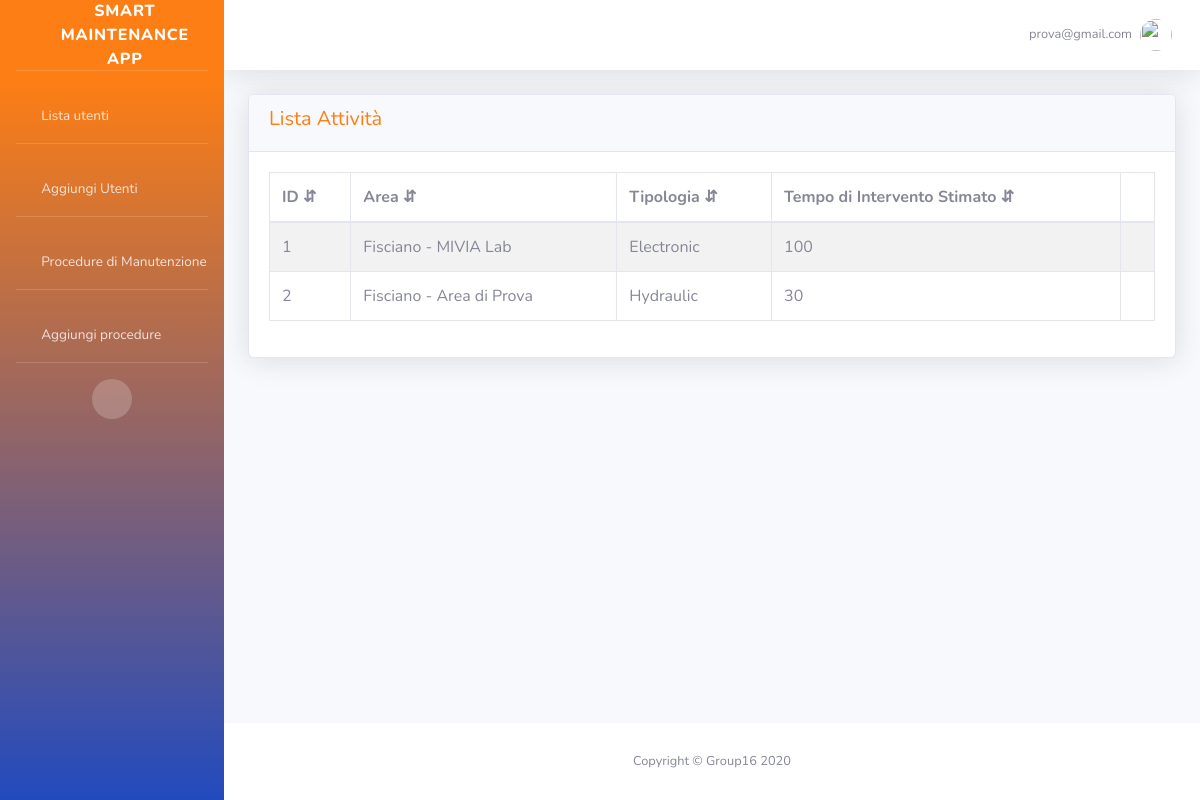
The app's page /planner/home/ (signed in) with its own data.
### portal/models.py (models this page shows, shortened)
class Activity(models.Model):
    activity_type = models.CharField(max_length=20, choices = [
        ('Planned', 'Planned'),
        ('Unplanned', 'Unplanned'),
        ('Extra', 'Extra'),
    ])
    factory_site = models.CharField(max_length=20)
    factory_area = models.CharField(max_length=20)
    activity_typology = models.CharField(max_length=20, choices = [
        ('Electrical', 'Electrical'),
        ('Electronic', 'Electronic'),
        ('Hydraulic', 'Hydraulic'),
        ('Mechanical', 'Mechanical'),
    ])
    activity_description = models.TextField()
    estimation_time = models.PositiveIntegerField()
    interruptible = models.BooleanField(default=False)
    materials = models.TextField(blank=True, null=True)
    week = models.IntegerField(default=1, validators=[MaxValueValidator(52), MinValueValidator(1)])
    workspace_notes = models.TextField(blank=True, null=True)

### portal/view_planner_activity.py (the view)
# urls.py: path('planner/home/', login_required(view_planner_activity.PlannerView.as_view()), name='planner_home'),
class PlannerView(PlannerCheck, generic.ListView):
    model = Activity
    template_name = 'portal/planner/planner_home.html'
    context_object_name = 'activity_list'
    def get_queryset(self):
        return super().get_queryset().order_by('pk')
    '''def get_queryset(self):

        self.activity = get_object_or_404(Activity, name=self.kwargs['week'])
        return Activity.objects.filter(week=self.week)'''

### portal/view_planner_activity.py (called while the page is built)
    def test_func(self):
        return (self.request.user.profile.user_type=='Planner')

### portal/templates/portal/planner/planner_home.html (shortened to what this page needs)
{% extends 'base.html' %} {% block content %}
<div class="card shadow mb-4">
    <div class="card-header">
        <h5 class="font-weight-normal text-primary">Lista Attività</h5>
    </div>
    <div class="card-body">
        <div class="table-responsive">
            <table class="table table-bordered table-striped" id="dataTable" width="100%" cellspacing="0">
                <thead>
                    <th>ID ⇵</th>
                    <th>Area ⇵</th>
                    <th>Tipologia ⇵</th>
                    <th>Tempo di Intervento Stimato ⇵</th>
                    <th></th>
                </thead>
                <tbody>
                    {% for activity in activity_list %}
                    <tr>
                        <td>{{ activity.pk}}</td>
                        <td>{{ activity.factory_site}} - {{ activity.factory_area}}</td>
                        <td>{{ activity.activity_typology}}</td>
                        <td>{{ activity.estimation_time}}</td>
                        <td></td>
                    </tr>
                    {% endfor %}
                </tbody>
            </table>
        </div>
    </div>
</div>
{% endblock content %}

### portal/templates/portal/base.html (shortened to what this page needs)
{% load static %}
<!DOCTYPE html>
<html lang="en">
<head>
    <link href="{% static 'vendor/fontawesome-free/css/all.min.css' %}" rel="stylesheet" type="text/css">
    <link href="{% static 'css/sb-admin-2.min.css' %}" rel="stylesheet"> {% block stylesheets %} {% endblock %}
</head>
<body id="page-top">
    <div id="wrapper">
        {% block sidebar %} {% include 'sidebar.html' %} {% endblock %}
        <div id="content-wrapper" class="d-flex flex-column">
            <div id="content">
                {% block topbar %} {% include 'topbar.html' %} {% endblock %}
                <div class="container-fluid bg-orange">
                    {% block content %} {% endblock %}
                </div>
            </div>
            {% block footer %} {% include 'footer.html' %} {% endblock %}
        </div>
    </div>
</body>
</html>

### portal/templates/portal/sidebar.html (shortened to what this page needs)
<ul class="navbar-nav bg-gradient-primary sidebar sidebar-dark accordion" id="accordionSidebar">
    <a class="sidebar-brand d-flex align-items-center justify-content-center" href="{% url 'systemadministrator_home' %}">
        <div class="sidebar-brand-icon ">
            <i class="fas fa-tools"></i>
        </div>
        <div class="sidebar-brand-text mx-3">Smart Maintenance App</div>
    </a>
    <hr class="sidebar-divider">
    <li class="nav-item">
        <a class="nav-link collapsed" href="{% url 'systemadministrator_home' %}">
            <i class="fas fa-fw fa-home"></i>
            <span>Lista utenti</span></a>
    </li>
    <hr class="sidebar-divider">
    <li class="nav-item">
        <a class="nav-link collapsed" data-toggle="collapse" data-target="#collapseOne" aria-expanded="true" aria-controls="collapseOne">
            <i class="fas fa-fw fa-user"></i>
            <span>Aggiungi Utenti</span>
        </a>
    </li>
    <hr class="sidebar-divider">
    <li class="nav-item">
        <a class="nav-link collapsed" href="{% url 'systemadministrator_procedures' %}">
            <i class="fas fa-fw fa-clipboard"></i>
            <span>Procedure di Manutenzione</span></a>
    </li>
    <hr class="sidebar-divider">
    <li class="nav-item">
        <a class="nav-link collapsed" data-toggle="collapse" data-target="#collapseTwo" aria-expanded="true" aria-controls="collapseTwo">
            <i class="fas fa-fw fa-file-alt"></i>
            <span>Aggiungi procedure</span>
        </a>
    </li>
    <hr class="sidebar-divider">
    <div class="text-center d-none d-md-inline">
        <button class="rounded-circle border-0" id="sidebarToggle"></button>
    </div>
</ul>

### portal/templates/portal/topbar.html (shortened to what this page needs)
<nav class="navbar navbar-expand navbar-light bg-white topbar mb-4 static-top shadow">
    <ul class="navbar-nav ml-auto">
        <li class="nav-item dropdown no-arrow">
            <a class="nav-link dropdown-toggle" href="#" id="userDropdown" role="button" data-toggle="dropdown" aria-haspopup="true" aria-expanded="false">
                <span class="mr-2 d-none d-lg-inline text-gray-600 small">
            {% if user.is_authenticated %}
                {{ user.username }}
            {% else %}
                please, log in
            {% endif %}
        </span>
                <img class="img-profile rounded-circle" src="https://cdn1.vectorstock.com/i/1000x1000/90/70/smart-maintenance-logo-design-vector-21669070.jpg">
            </a>
        </li>
    </ul>
</nav>

### portal/templates/portal/footer.html
<footer class="sticky-footer bg-white">
    <div class="container my-auto">
        <div class="copyright text-center my-auto">
            <span>Copyright &copy; Group16 2020</span>
        </div>
    </div>
</footer>

### records on screen
Activity: pk "1", factory_site "Fisciano", factory_area "MIVIA Lab", activity_typology "Electronic", estimation_time "100"
Activity: pk "2", factory_site "Fisciano", factory_area "Area di Prova", activity_typology "Hydraulic", estimation_time "30"

### other values on screen
{{ user.username }} "prova@gmail.com"
